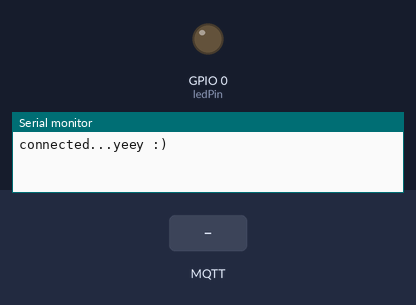
The sketch below on a simulated ESP32. Parts: output pins drawn as LEDs (lit = HIGH), the last lines printed to the serial monitor. Inputs (shaded band) come from the test bench. WiFi joins after 1.5 s; servers stay silent unless stated; no MQTT or app messages arrive unless stated.

Above: at 2.7 s.
2.8 s: MQTT message "1" arrives on the first subscribed topic
5.6 s: MQTT message "0" arrives on the first subscribed topic
At 6.3 s:
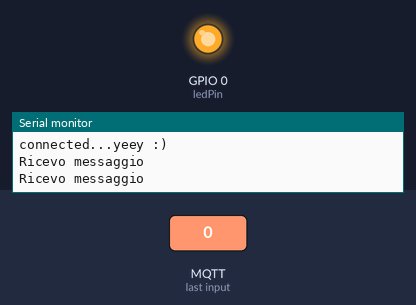
7.2 s: MQTT message "2" arrives on the first subscribed topic
Timing chart, 0 to 16.0 s (numbered marks = the images above; inputs shaded):
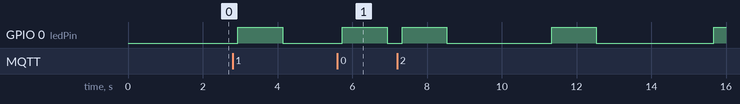

Measured:
- after the input at 5.6 s, GPIO 0 (ledPin): LOW → HIGH after 0.13 s instead of 1.3 s

The sketch:

Pulse-arduino-sync.ino
```cpp
#include <SPI.h>
#include <WiFiManager.h> // https://github.com/tzapu/WiFiManager
#include <PubSubClient.h>

// Update these with values suitable for your hardware/network.
IPAddress server(167,71,79,43);

//il pin che viene usato
int ledPin = 0;

//serve per la luminosità massima (diminuisci con 2/3/1 oppure usa float per i numeri decimali)
int m = 4;

long lastReconnectAttempt = 0;
long lastPulse = 0;
long now = 0;
char nomeClient[20] = "XXX"; //qui inserisci il nome dell'insegna

// Questa callback è esattamente la funzione che viene chiamata nel momento in cui riceve un messaggio
void callback(char* topic, byte* payload, unsigned int length) {

  now = millis();
  Serial.println("Ricevo messaggio\n");
  pulsa();

}

WiFiClient wifiClient;
PubSubClient client(wifiClient);

boolean reconnect() {

  if (client.connect(nomeClient)) {
    //resubscribe
    client.subscribe("main");
  }
  return client.connected();

}

void setup(){

  WiFi.mode(WIFI_STA); // explicitly set mode, esp defaults to STA+AP

  Serial.begin(115200);

    WiFiManager wm;
    wm.setCustomHeadElement("<style>body{background:#D00C2E;color:white;}button{background:white;color:#D00C2E;}h1{color:white;}a{color:white;}:before{filter:invert(1);}:after{filter:invert(1);}</style>");
    //reset settings - wipe credentials for testing
    //wm.resetSettings();

    // Automatically connect using saved credentials,
    // if connection fails, it starts an access point with the specified name ( "AutoConnectAP"),
    // if empty will auto generate SSID, if password is blank it will be anonymous AP (wm.autoConnect())
    // then goes into a blocking loop awaiting configuration and will return success result

    bool res;
    // res = wm.autoConnect(); // auto generated AP name from chipid
    // res = wm.autoConnect("AutoConnectAP"); // anonymous ap
    wm.setConfigPortalTimeout(180); //imposto i secondi di limite per impostare il wifi (180 sono 3 minuti)
    res = wm.autoConnect("#CUOREDINAPOLI",""); // password protected ap

    if(!res) {

        Serial.println("Failed to connect");
        // ESP.restart();

    }
    else {

        //if you get here you have connected to the WiFi
        Serial.println("connected...yeey :)");

    }

  client.setServer(server, 1883);
  client.setCallback(callback);
  client.connect(nomeClient);
  client.subscribe("main");

  lastReconnectAttempt = 0;
  lastPulse=0;

}


void loop(){

  now = millis();

  if (now - lastPulse >= 4000){
      pulsa();
      Serial.println("Fake Pulse\n");
      delay(3000);
    }

  if (!client.connected()) {

    if (now - lastReconnectAttempt > 350000) {
      Serial.println("Not connected\n");
      lastReconnectAttempt = now;
      // Attempt to reconnect
      if (reconnect()) {
        lastReconnectAttempt = 0;
      }
    }
  }

  else {
    // Client connected

    client.loop();
  }

}

void pulsa() {

  delay(100);
  for (int i = 0; i < 255; i=i+2) {
    analogWrite(ledPin, i*m);
    delay(1);
  }
  for (int i = 255; i > 0; i=i-2) {
    analogWrite(ledPin, i*m);
    delay(1);
  }
  for (int i = 0; i < 255; i=i+2) {
    analogWrite(ledPin, i*m);
    delay(1);
  }
  delay(20*m);

  for (int i = 255; i >= 0; i--) {
    analogWrite(ledPin, i*m);
    delay(3);
  }

  lastPulse = now;

}
```
